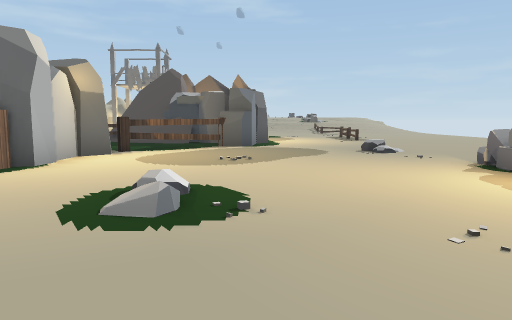
[1] (above)

24 first-person views from a walk through a scene from a Unity 3-D project. The camera is 1.3 m above the floor, tilts 6° down and sees 70° across. Doors are open. The floor is counted in squares, 2 m on a side. Each view is taken from the middle of a square. On the plan, view 1 faces up. The plan holds only what a view shows up to about 11 squares ahead; the rest is blank. The place goes on beyond the plan. The player character is not drawn. Some animated figures are left out. Some surface patterns are stand-ins.

[2]
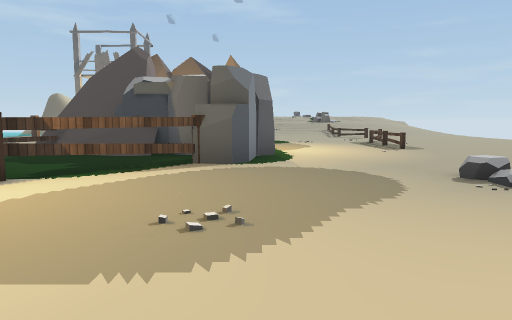

[3]
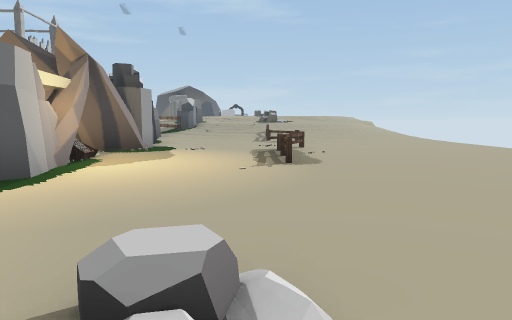

[4]
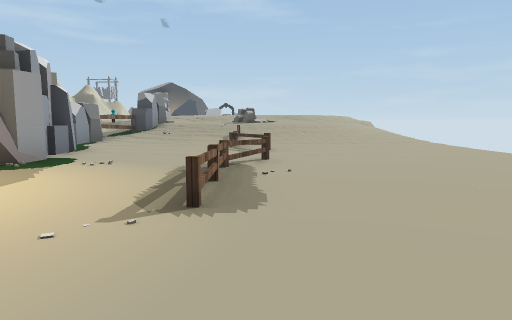

[5]
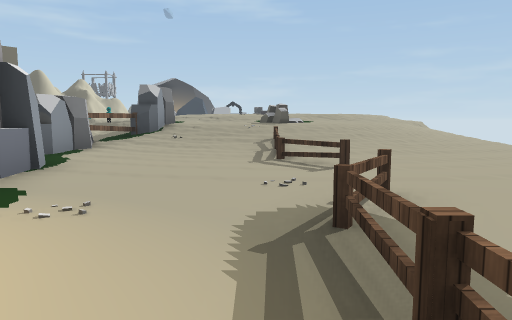

[6]
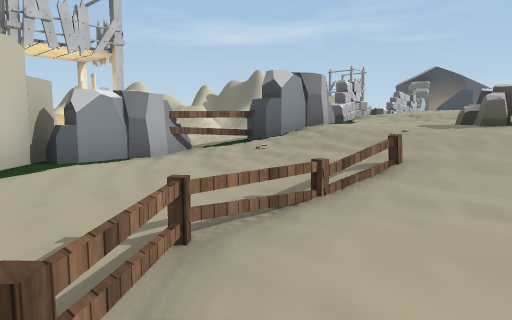

[7]
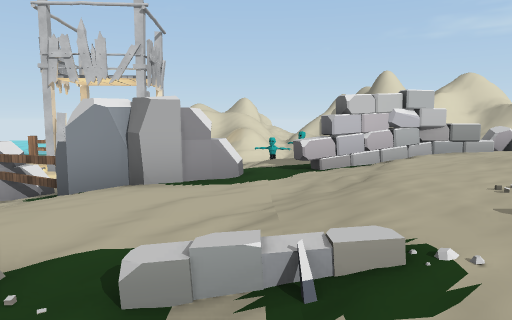

[8]
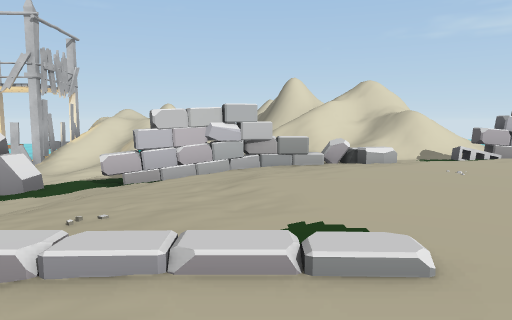

[9]
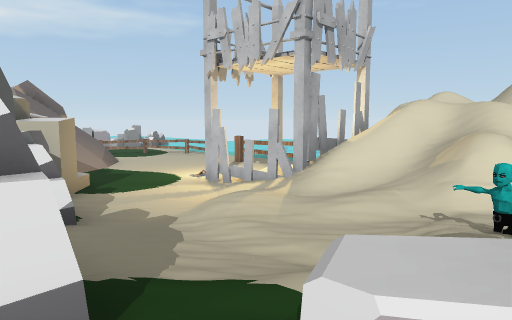

[10]
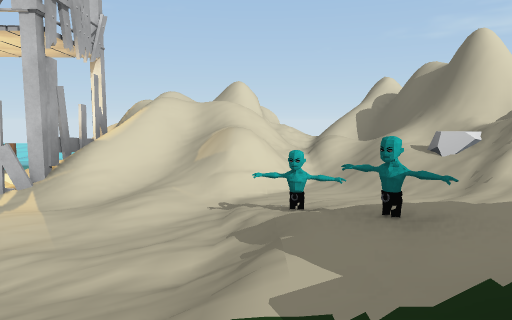

[11]
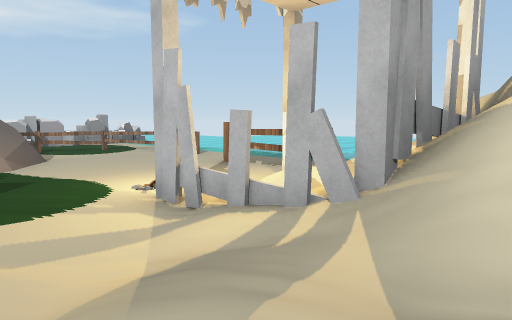

[12]
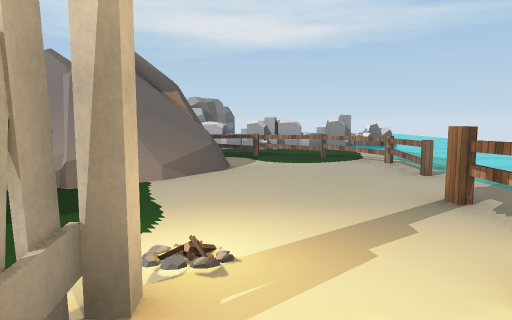

[13]
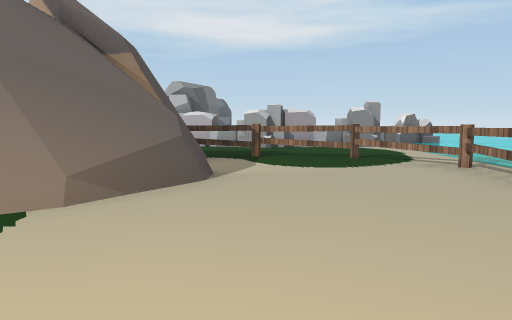

[14]
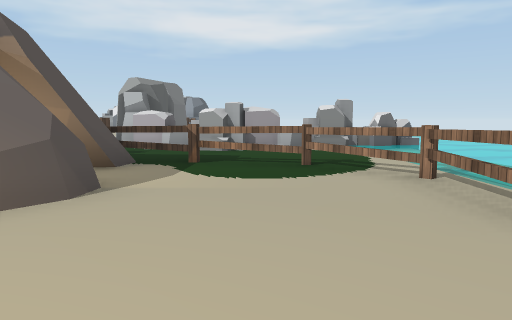

[15]
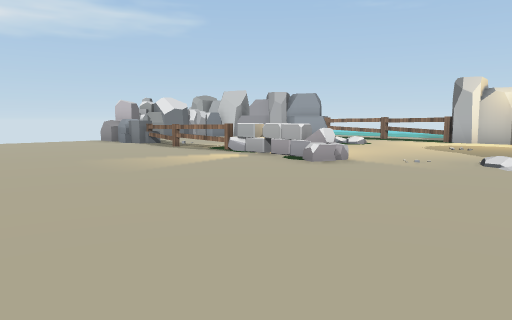

[16]
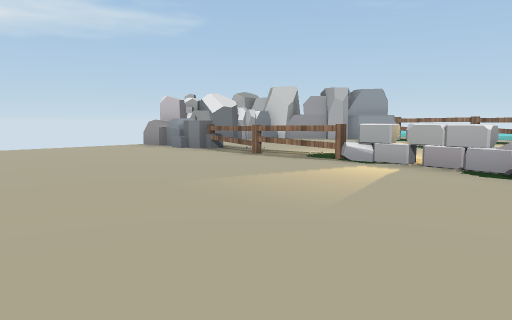

[17]
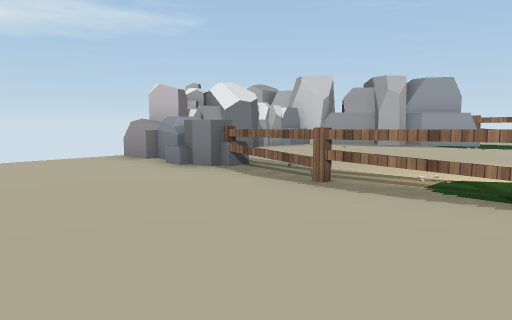

[18]
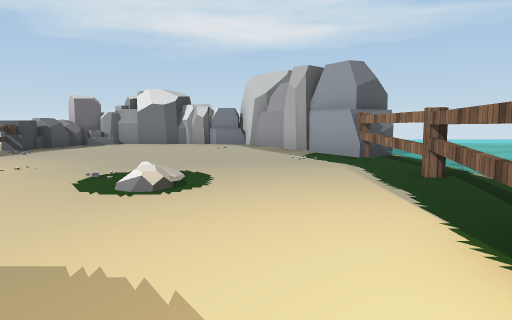

[19]
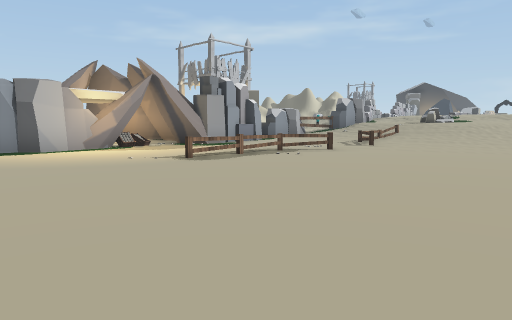

[20]
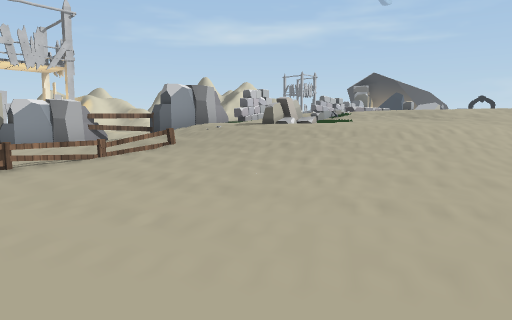

[21]
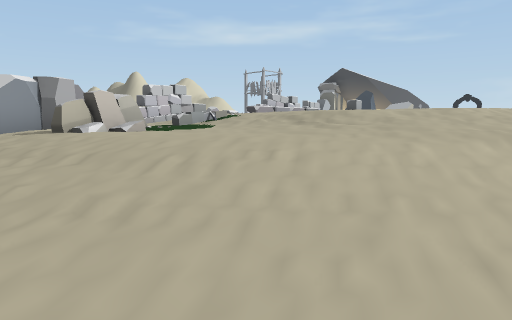

[22]
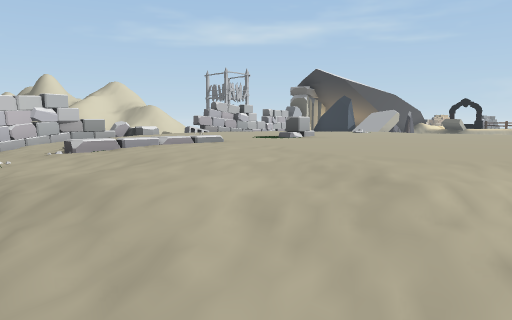

[23]
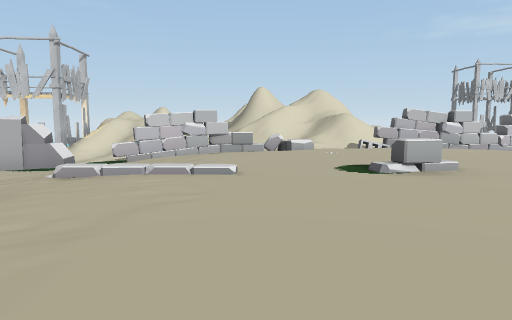

[24]
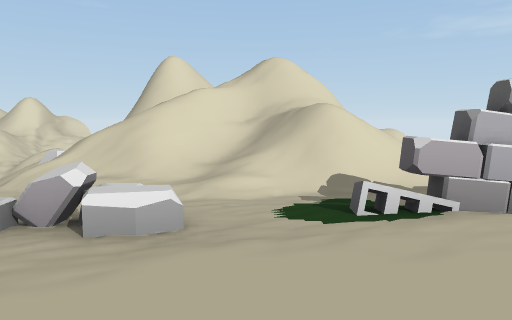

### Floor plan
Key: @ floor where view 1 was taken; # wall or solid block; x gap in a wall; . main floor; : floor 0.25 m higher than the main floor; + floor 1.25 m higher than the main floor; * floor 1.5 m higher than the main floor; % floor 1.75 m higher than the main floor; & floor 2 m higher than the main floor; / step, stairs or slope; = window, fence, low wall or low ledge; ~ water the walk can cross; ≈ water the walk keeps out of; ^ raised ledge; T thing the floor can be seen under or through; R rock; F fence; B box; O other object.
Columns run from 11 left of view 1 to 9 right of it. Each row starts with its distance up from view 1.
 34      =//*R&&&&&&&&
 33      =/#*/&&&&&&&&&
 32      =/////&&&R&&&&
 31     ===//R%&&&&&&&&
 30  ==####///%&&&&&&&&&
 29  ####////RR%&&/&&&&/
 28  =//////+*R//%/&&&%/
 27 ≈///////O+R/////////
 26 ≈##///=/O///+///////
 25     ///////#++/+++///
 24    ////////#///R++///
 23    #OO///////////////
 22    /////..F/////////:
 21    ///O...#://F////:.
 20  ~≈O.....##..:::::...
 19   #......##...F......
 18  ~≈#..... R#...F.....
 17  ~....... R#.........
 16  ~..../// #R...F.....
 15 ≈~F.../// RR...F.....
 14 ≈~F...##   OO..F....
 13 ≈~.F...#  RBO..F....
 12 ≈~..FFF#####.........
 11 ≈~......####.........
 10 ≈~........T#.........
  9 ≈##^##^#.T...........
  8        #T............
  7        ##............
  6        #.............
  5        #......RR.....
  4        #......R......
  3       ≈#..:...R......
  2       ≈#......F.....
  1      ≈≈#.......F....
  0     ≈≈≈#...@...F....
 -1    ≈≈ ≈#......F.....
 -2    ≈≈  ##.....^.....
 -3   ≈≈≈   ##....#....
 -4   ≈≈     ######x

Where each view was taken, in squares from view 1:
view 1: 0 up, 0 right, facing up
view 2: 4 up, 0 right, facing up
view 3: 7 up, 3 right, facing up
view 4: 10 up, 4 right, facing up
view 5: 13 up, 3 right, facing up
view 6: 18 up, 5 right, facing up-left
view 7: 26 up, 5 right, facing left
view 8: 29 up, 5 right, facing left
view 9: 27 up, 0 right, facing down-left
view 10: 26 up, 0 right, facing left
view 11: 24 up, 3 left, facing down-left
view 12: 22 up, 6 left, facing down
view 13: 19 up, 6 left, facing down
view 14: 18 up, 7 left, facing down
view 15: 9 up, 9 right, facing down-left
view 16: 6 up, 9 right, facing down-left
view 17: 3 up, 7 right, facing down-left
view 18: 7 up, 2 left, facing down
view 19: 9 up, 9 right, facing up-left
view 20: 18 up, 9 right, facing up-left
view 21: 22 up, 9 right, facing up-left
view 22: 26 up, 8 right, facing up-left
view 23: 30 up, 8 right, facing left
view 24: 32 up, 1 right, facing left
